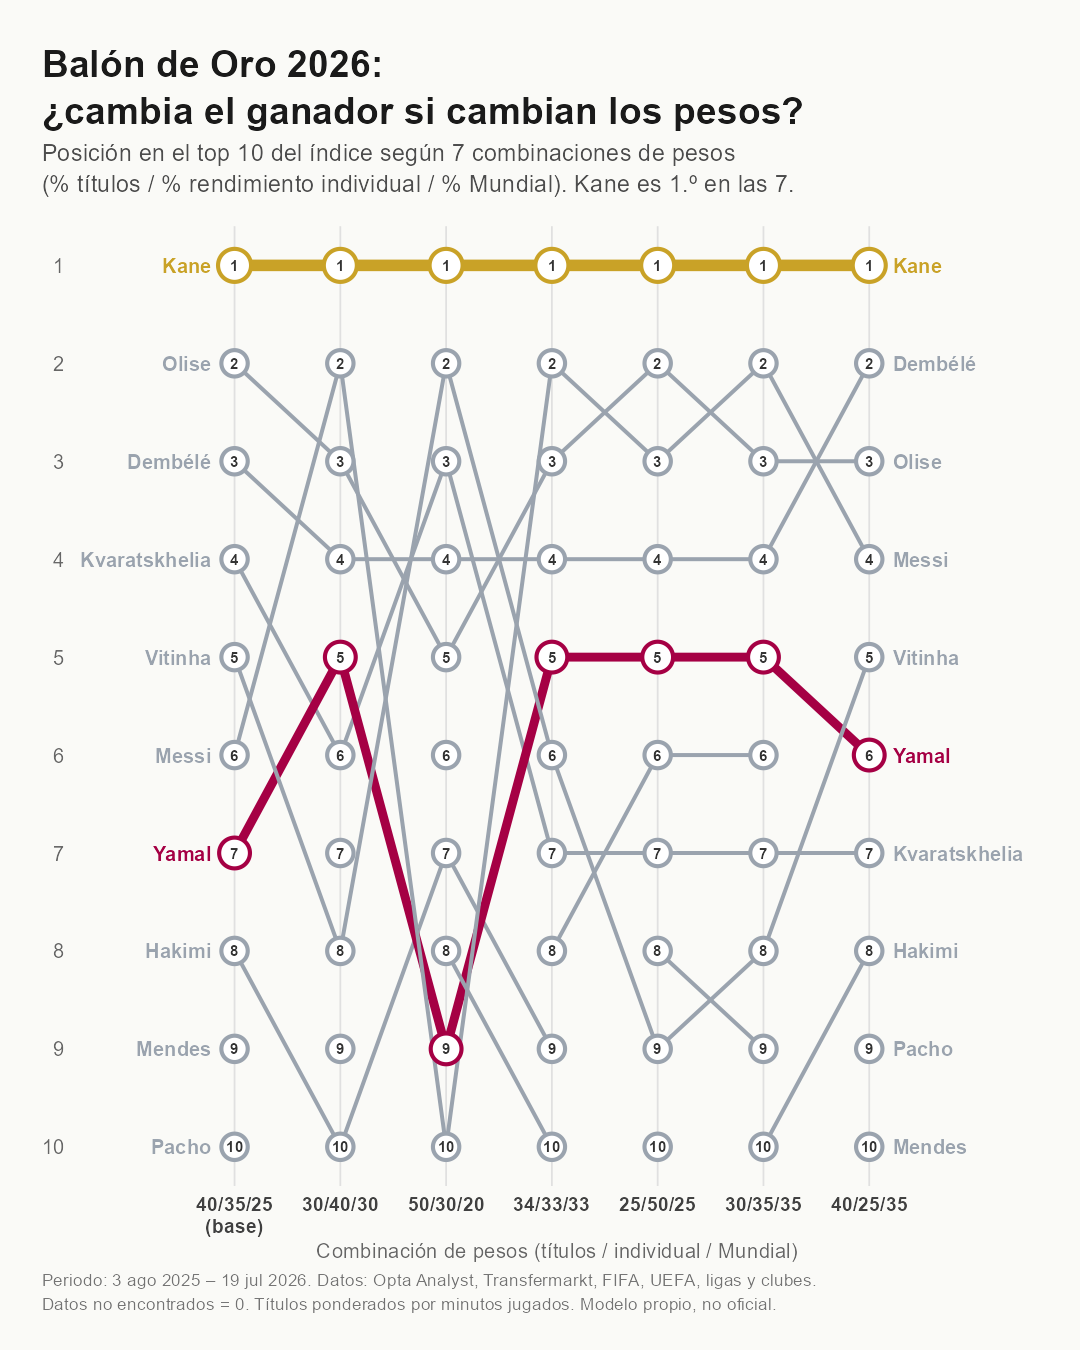

Source code (R):
# =============================================================================
# Balón de Oro 2026: sensibilidad del índice a los pesos (bump chart del top 10)
# Entrada : balon_oro_2026_30_nominados.csv  (sep ";", UTF-8 con BOM, "N/D" = dato no encontrado)
# Salida  : bump_chart_balon_oro_2026.png (1080x1350 px) + rankings_por_pesos.csv
# Requiere: tidyverse, ragg
# =============================================================================

suppressPackageStartupMessages({
  library(tidyverse)
})

# Carpeta del script (funciona con Rscript y con source()); si no, directorio actual
get_dir <- function() {
  args <- commandArgs(trailingOnly = FALSE)
  f <- sub("^--file=", "", args[grepl("^--file=", args)])
  if (length(f)) return(dirname(normalizePath(f)))
  if (!is.null(sys.frame(1)$ofile)) return(dirname(normalizePath(sys.frame(1)$ofile)))
  getwd()
}
base_dir <- get_dir()

# ---- 1. Datos ---------------------------------------------------------------
raw <- read_delim(
  file.path(base_dir, "balon_oro_2026_30_nominados.csv"),
  delim = ";", na = c("N/D", ""), show_col_types = FALSE,
  locale = locale(encoding = "UTF-8")
)
stopifnot(nrow(raw) == 30)

num0 <- function(x) replace_na(as.numeric(x), 0)   # N/D cuenta como 0 (regla del modelo)

d <- raw |>
  transmute(
    jugador        = Jugador,
    pts_titulos    = num0(pts_titulos),
    min_club       = as.numeric(`Min. club`),
    ga             = num0(`Goles club`) + num0(`Asist. club`) +
                     num0(`Goles Mundial`) + num0(`Asist. Mundial`),
    premios_temp   = num0(pts_premios_temporada),
    ronda_mundial  = num0(pts_ronda_mundial),
    partidos_mund  = num0(partidos_mundial),
    min_mundial    = as.numeric(`Min. Mundial`),
    premios_mund   = num0(pts_premios_mundial),
    ga_mundial     = num0(`Goles Mundial`) + num0(`Asist. Mundial`)
  ) |>
  mutate(
    # Participación en títulos de club: minutos/3500 (tope 1); sin dato -> 1
    part_club = if_else(is.na(min_club), 1, pmin(1, min_club / 3500)),
    # Participación en el Mundial: minutos / (70% de los minutos posibles); sin dato -> 1
    part_mund = case_when(
      partidos_mund == 0 ~ 0,
      is.na(min_mundial) ~ 1,
      TRUE ~ pmin(1, min_mundial / (0.7 * partidos_mund * 90))
    ),
    titulos_aj = pts_titulos * part_club,
    mund_indiv = premios_mund + 0.5 * ga_mundial,
    # Pilares normalizados 0-100 frente al mejor de los 30
    P_titulos    = 100 * titulos_aj / max(titulos_aj),
    P_individual = 50 * ga / max(ga) + 50 * premios_temp / max(premios_temp),
    P_mundial    = 0.6 * ronda_mundial * part_mund + 40 * mund_indiv / max(mund_indiv)
  )

# ---- 2. Las 7 combinaciones de pesos (títulos / individual / Mundial) ---------
pesos <- tribble(
  ~combo,       ~w_t, ~w_i, ~w_m,
  "40/35/25",   0.40, 0.35, 0.25,   # caso base
  "30/40/30",   0.30, 0.40, 0.30,
  "50/30/20",   0.50, 0.30, 0.20,
  "34/33/33",   0.34, 0.33, 0.33,
  "25/50/25",   0.25, 0.50, 0.25,
  "30/35/35",   0.30, 0.35, 0.35,
  "40/25/35",   0.40, 0.25, 0.35
) |>
  mutate(combo_lab = if_else(row_number() == 1, paste0(combo, "\n(base)"), combo),
         combo_lab = factor(combo_lab, levels = combo_lab))

rankings <- pesos |>
  cross_join(d) |>
  mutate(indice = w_t * P_titulos + w_i * P_individual + w_m * P_mundial) |>
  group_by(combo_lab) |>
  mutate(rank = rank(-indice, ties.method = "first")) |>
  ungroup()

write_excel_csv2(
  rankings |> select(combo, jugador, indice, rank, P_titulos, P_individual, P_mundial) |>
    mutate(across(where(is.numeric), \(x) round(x, 1))) |> arrange(combo, rank),
  file.path(base_dir, "rankings_por_pesos.csv")
)

# Control en consola
rankings |> filter(rank <= 5) |> arrange(combo_lab, rank) |>
  group_by(combo) |>
  summarise(top5 = paste0(jugador, " (", round(indice, 1), ")", collapse = " > "), .groups = "drop") |>
  print(width = Inf)

# ---- 3. Bump chart del top 10 ------------------------------------------------
top10 <- rankings |> filter(rank <= 10)
jug_top <- unique(top10$jugador)

oro    <- "#C9A227"
yamal  <- "#A50044"   # granate blaugrana
gris   <- "#9AA3AE"

estilo <- tibble(jugador = jug_top) |>
  mutate(grupo = case_when(jugador == "Harry Kane"   ~ "Kane",
                           jugador == "Lamine Yamal" ~ "Yamal",
                           TRUE ~ "Resto"))
plot_df <- top10 |> left_join(estilo, by = "jugador") |>
  mutate(grupo = factor(grupo, levels = c("Resto", "Yamal", "Kane"))) |>
  arrange(grupo)   # Kane y Yamal se dibujan encima

cols   <- c(Kane = oro, Yamal = yamal, Resto = gris)
lwds   <- c(Kane = 2.6, Yamal = 2.0, Resto = 0.9)

# Para que las líneas se corten cuando un jugador sale del top 10:
# agrupamos por tramos consecutivos de combinaciones
plot_df <- plot_df |>
  group_by(jugador) |>
  arrange(as.integer(combo_lab), .by_group = TRUE) |>
  mutate(tramo = cumsum(c(1, diff(as.integer(combo_lab)) > 1))) |>
  ungroup() |>
  arrange(grupo)   # Kane y Yamal se dibujan encima

n_combo <- nlevels(pesos$combo_lab)
# Etiquetas cortas (apellido) para que no se corten en los márgenes
plot_df <- plot_df |> mutate(etiqueta = word(jugador, -1))
lab_izq <- plot_df |> filter(as.integer(combo_lab) == 1)
lab_der <- plot_df |> filter(as.integer(combo_lab) == n_combo)

p <- ggplot(plot_df, aes(x = combo_lab, y = rank,
                         group = interaction(jugador, tramo), colour = grupo)) +
  geom_line(aes(linewidth = grupo), lineend = "round") +
  geom_point(aes(size = grupo), shape = 21, fill = "white", stroke = 1.4) +
  geom_text(aes(label = rank), size = 2.6, colour = "grey20", fontface = "bold") +
  geom_text(data = lab_izq, aes(label = etiqueta), hjust = 1, nudge_x = -0.22,
            size = 3.4, fontface = "bold", show.legend = FALSE) +
  geom_text(data = lab_der, aes(label = etiqueta), hjust = 0, nudge_x = 0.22,
            size = 3.4, fontface = "bold", show.legend = FALSE) +
  scale_colour_manual(values = cols, guide = "none") +
  scale_fill_manual(values = cols, guide = "none") +
  scale_linewidth_manual(values = lwds, guide = "none") +
  scale_size_manual(values = c(Kane = 6.5, Yamal = 6, Resto = 5), guide = "none") +
  scale_y_reverse(breaks = 1:10, limits = c(10.4, 0.6), expand = c(0, 0)) +
  scale_x_discrete(expand = expansion(add = c(1.5, 1.6))) +
  coord_cartesian(clip = "off") +
  labs(
    title    = "Balón de Oro 2026:
¿cambia el ganador si cambian los pesos?",
    subtitle = paste0(
      "Posición en el top 10 del índice según 7 combinaciones de pesos\n",
      "(% títulos / % rendimiento individual / % Mundial). ",
      "Kane es 1.º en las 7."
    ),
    x = "Combinación de pesos (títulos / individual / Mundial)",
    y = NULL,
    caption = paste0(
      "Periodo: 3 ago 2025 – 19 jul 2026. Datos: Opta Analyst, Transfermarkt, FIFA, UEFA, ligas y clubes.\n",
      "Datos no encontrados = 0. Títulos ponderados por minutos jugados. Modelo propio, no oficial."
    )
  ) +
  theme_minimal(base_size = 12) +
  theme(
    plot.background    = element_rect(fill = "#FAFAF7", colour = NA),
    panel.background   = element_rect(fill = "#FAFAF7", colour = NA),
    panel.grid.minor   = element_blank(),
    panel.grid.major.x = element_line(colour = "grey88", linewidth = 0.4),
    panel.grid.major.y = element_blank(),
    plot.title         = element_text(face = "bold", size = 18, colour = "grey10", lineheight = 1.05),
    plot.subtitle      = element_text(size = 11.5, colour = "grey30", lineheight = 1.1,
                                      margin = margin(b = 14)),
    plot.caption       = element_text(size = 8.5, colour = "grey45", hjust = 0, lineheight = 1.1),
    plot.title.position   = "plot",
    plot.caption.position = "plot",
    axis.text.x        = element_text(size = 9.5, colour = "grey25", face = "bold"),
    axis.text.y        = element_text(size = 10, colour = "grey40"),
    axis.title         = element_text(size = 10, colour = "grey40"),
    plot.margin        = margin(24, 20, 18, 20)
  )

ggsave(
  file.path(base_dir, "bump_chart_balon_oro_2026.png"), p,
  width = 1080, height = 1350, units = "px", dpi = 150,
  device = ragg::agg_png, bg = "#FAFAF7"
)
message("PNG guardado en: ", file.path(base_dir, "bump_chart_balon_oro_2026.png"))
